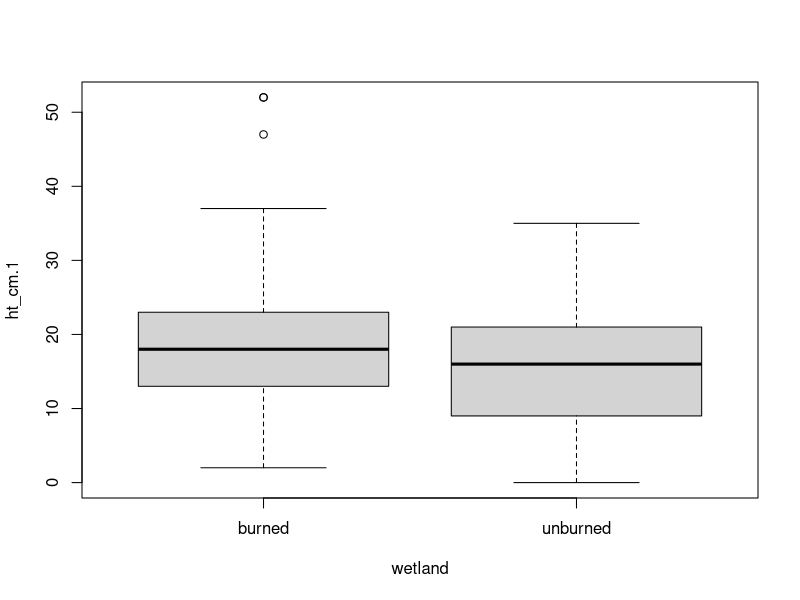
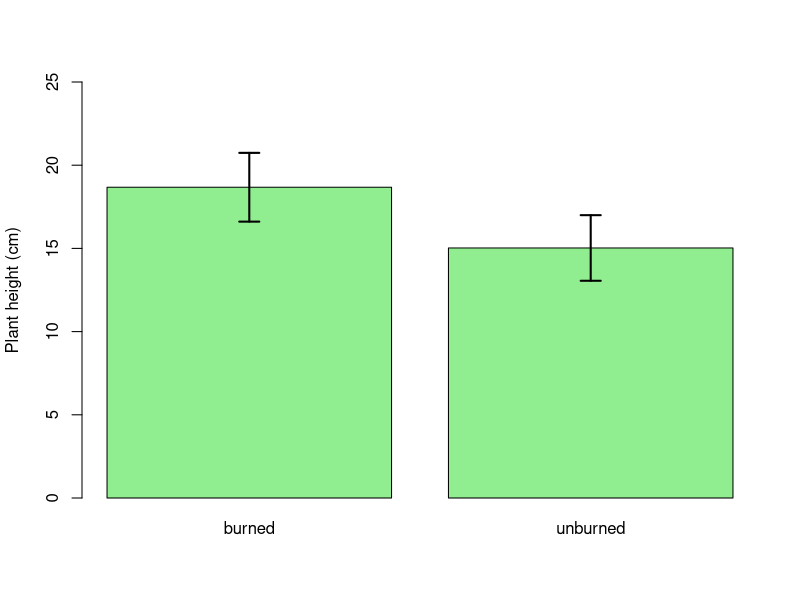
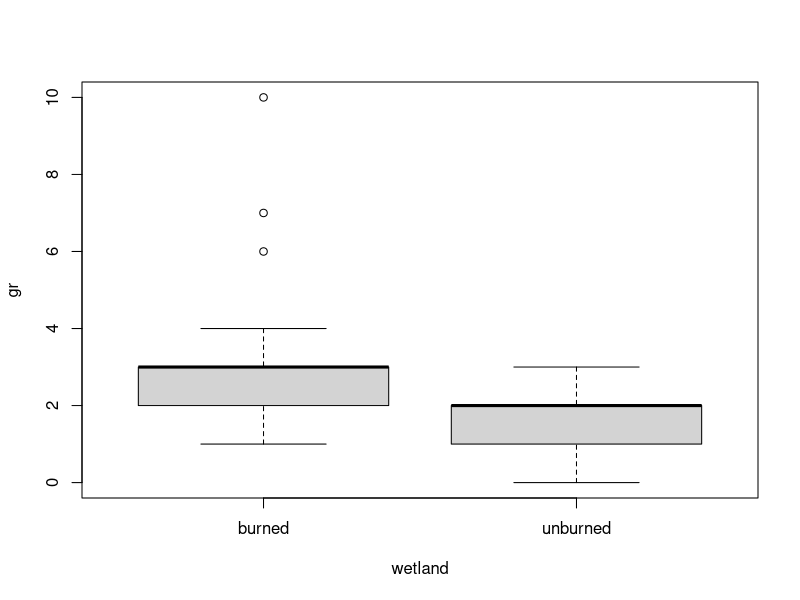
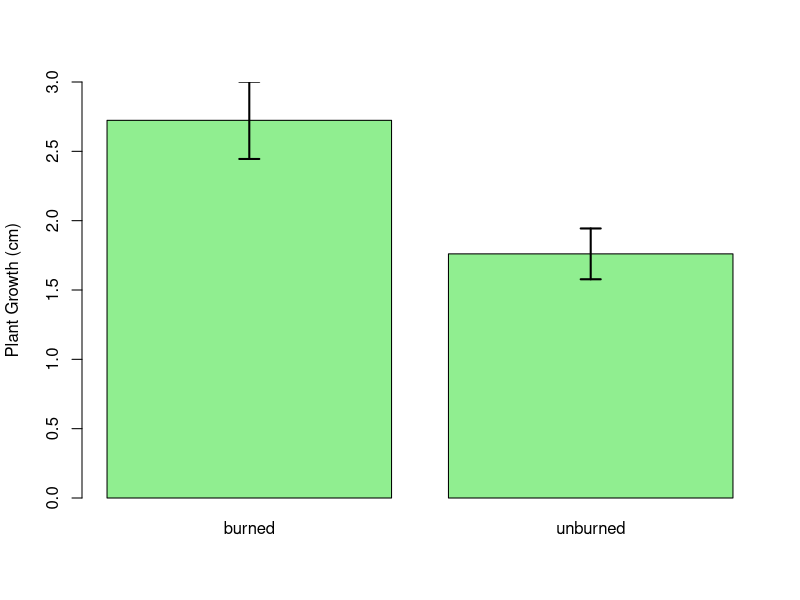
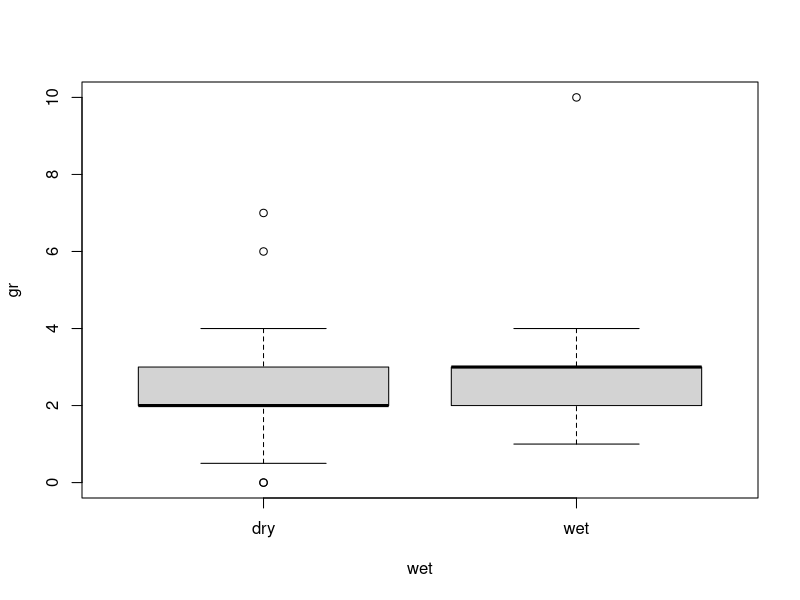

Here is the R script that generated these plots, in order:
#' Author: Dan McGlinn
#' Date: 2023-08-13

library(ggplot2)

#' load data
dat <- read.csv('./data/canbys_data - field.csv')

#' examine data
head(dat)

dat$status.1 <- as.factor(dat$status.1)
with(dat, table(status.1, wetland))

boxplot(ht_cm.1 ~ wetland, data = dat)
t.test(ht_cm.1 ~ wetland, data = dat)


ht_avg <- with(dat, tapply(ht_cm.1, wetland, mean, na.rm = TRUE))
ht_sd <- with(dat, tapply(ht_cm.1, wetland, sd, na.rm = TRUE))
ht_n <- with(dat, tapply(ht_cm.1, wetland, function(x) sum(!is.na(x))))
ht_se <- ht_sd / sqrt(ht_n)

#pdf('./figs/ht_vs_trt.pdf')
ht_plt <- barplot(ht_avg, width = 0.25, ylim = c(0, 25), 
                  ylab = 'Plant height (cm)', col = 'lightgreen')
arrows(ht_plt, ht_avg - (ht_se * 1.96), y1 = ht_avg + (ht_se * 1.96),
       angle = 90, code = 3, length = 0.1, lwd=2)
#dev.off()

gr <- dat$ht_cm.1 - dat$ht_cm
# drop plant that lost ht - this appears to be due to damage
gr <- ifelse(gr < 0, NA, gr)

boxplot(gr ~ wetland, data = dat)
t.test(gr ~ wetland, data = dat)

gr_avg <- with(dat, tapply(gr, wetland, mean, na.rm = TRUE))
gr_sd <- with(dat, tapply(gr, wetland, sd, na.rm = TRUE))
gr_n <- with(dat, tapply(gr, wetland, function(x) sum(!is.na(x))))
gr_se <- gr_sd / sqrt(gr_n)

#pdf('./figs/gr_vs_trt.pdf')
gr_plt <- barplot(gr_avg, width = 0.25, ylim = c(0, 3), 
                  ylab = 'Plant Growth (cm)', col = 'lightgreen')
arrows(gr_plt, gr_avg - (gr_se * 1.96),
       y1 = gr_avg + (gr_se * 1.96),
       angle = 90, code = 3, length = 0.1, lwd = 2)
#dev.off()


wet <- ifelse(dat$water.depth_cm > 0, 'wet', 'dry')
boxplot(gr ~ wet)

gr_mod <- lm(gr ~ wet + wetland, data = dat)
summary(gr_mod)

alive <- ifelse(dat$status.1 == 'd', 0, 1)
alive

#' test if probability of plant being alive is higher
#' in a specific wetland
log_mod <- glm(alive ~ wetland, data = dat, family = binomial)
summary(log_mod)

#' you can see above not quite statistically significant

pseudo_r2 = function(glm_mod) {
  1 -  glm_mod$deviance / glm_mod$null.deviance
}

#' how much variation does the model explain
pseudo_r2(log_mod)

#' not much at all only around 4% of the variation

#' what is the probability of survival in each wetland?
predict(log_mod, 
        newdata = data.frame(wetland = c('unburned', 'burned')),
        type = 'r')


# another way to calculate the above is as follows
logit2prob <- function(logit){
  odds <- exp(logit)
  prob <- odds / (1 + odds)
  return(prob)
}

logit2prob(coef(log_mod)[1])
logit2prob(coef(log_mod)[1] + coef(log_mod)[2])


#' 95% confidence interval (CI) for raw coefficients
confint(log_mod)

#' burned wetland 95% CI
logit2prob(2.2617)
logit2prob(4.6512)

#' unburned wetland 95% CI
logit2prob(coef(log_mod)[1] - 2.7005)
logit2prob(coef(log_mod)[1] + 0.08756)


